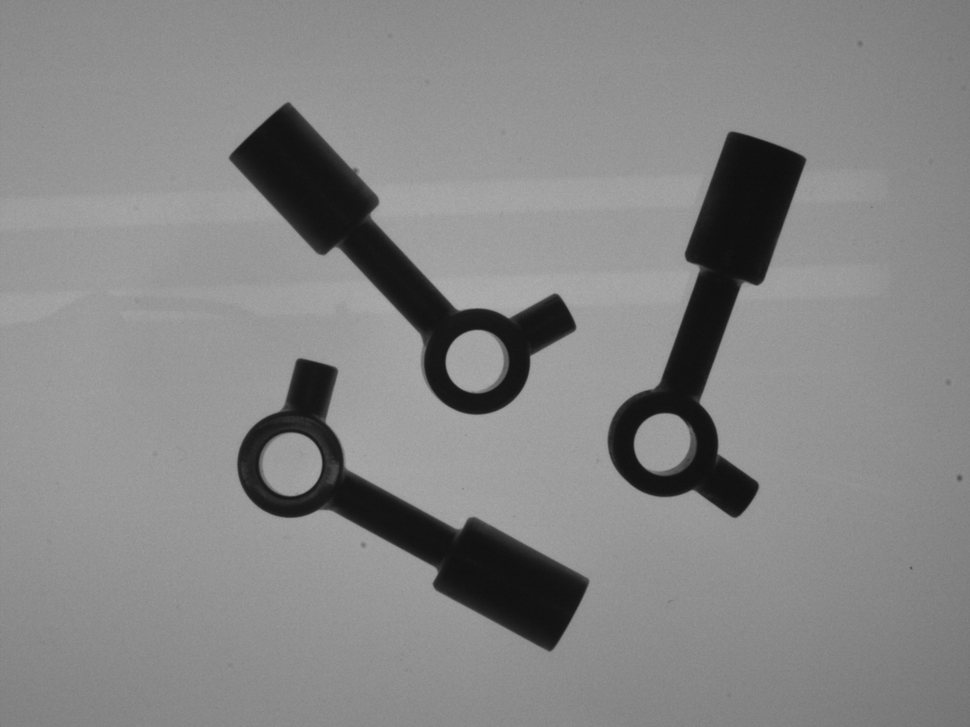
#> input picture data/imgSrc/sample-2.bmp, 970 x 727 px, shrunk from 1296 x 972 before the run
$ python template_matching_base_edges.py
#> lines starting #> are read from the running program, lines starting #| are printed output that depends on the picture; after the words box and inside, x2 and y2 are one past the last pixel; in counts of white or black regions, pixels touching at a corner belong together; long printed decimals are rounded
import cv2
import numpy as np
import imutils as imu

# doc anh va template
sr0 = cv2.imread("data/imgSrc/sample-2.bmp")
#> sr0 is the input picture: shape (727, 970, 3); min 14, max 176, mean 133.3
img_src = cv2.cvtColor(sr0,cv2.COLOR_BGR2GRAY)
blurred = cv2.GaussianBlur(img_src, (3,3), 0)
edges_src = cv2.Canny(blurred, 100, 150)
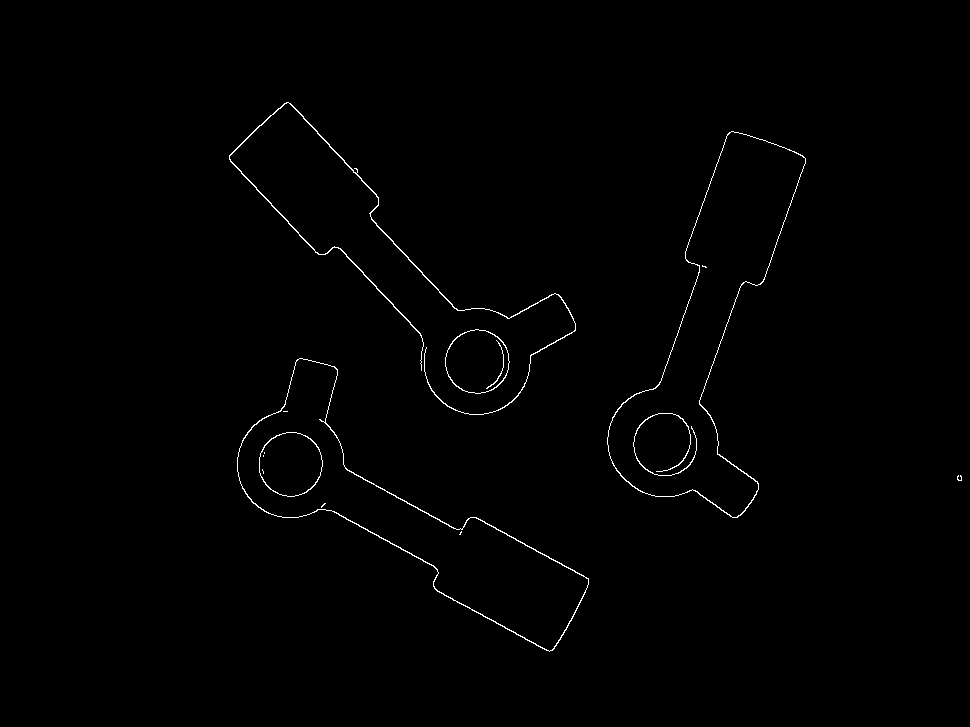
#> edges_src: shape (727, 970); 0.66% white in thin lines or dots, all inside (x1, y1, x2, y2) = (229, 102, 962, 652)


sr1= cv2.imread("data/imgSrc/template.bmp")
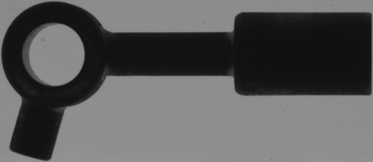
#> input picture data/imgSrc/template.bmp, 373 x 162 px, shrunk from 498 x 216 before the run
#> sr1 is the input picture: shape (162, 373, 3); min 16, max 148, mean 90.7
img_template = cv2.cvtColor(sr1,cv2.COLOR_BGR2GRAY)
blurred = cv2.GaussianBlur(img_template, (3,3), 0)
#> blurred: shape (162, 373)
edges_template = cv2.Canny(blurred, 100, 150)
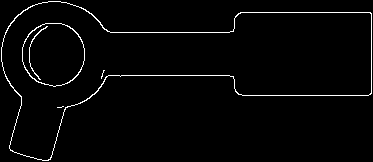
#> edges_template: shape (162, 373); 2.4% white in thin lines or dots
cv2.imshow("edges_template", edges_template)


# list method co the dung khi matching template eval(cv2.TM_CCOEFF),eval(cv2.TM_CCORR_NORMED),eval(cv2.TM_CCORR),eval(cv2.TM_SQDIFF),cv2.TM_SQDIFF_NORMED
method = eval("cv2.TM_CCOEFF_NORMED")
h, w = img_template.shape[::]# căn chỉnh lại so với góc quay
#> h = 162; w = 373
threshold = 0.0
topleft = [0,0]
res_copy = np.zeros_like(edges_src)
best_angel = 0
edges_src_best = np.zeros_like(edges_src)
# resolve angel problem
for i in range(0,360,1):
    edges_src_copy = imu.rotate(edges_src,i)
    res = cv2.matchTemplate(edges_src_copy,edges_template, method)
    # xác dịnh tọa độ và vẽ khung cho template trên ảnh
    minval, maxval, minloc, maxloc = cv2.minMaxLoc(res)
    if(maxval>=threshold):
        res_copy = res
        threshold = maxval
        print(threshold, ':', i)
        edges_src_best = edges_src_copy
        best_angel = i
        topleft = maxloc
#> this loop made 360 passes
#> (minval, maxval, minloc, threshold, topleft) on passes 1, 2, 3, 4, 5, 29, 30: (-0.0174, 0.179, (205, 226), 0.179, (237, 410)), (-0.0201, 0.197, (208, 232), 0.197, (238, 413)), (-0.02, 0.198, (179, 233), 0.198, (240, 417)), (-0.0203, 0.201, (272, 252), 0.201, (242, 420)), (-0.02, 0.203, (204, 263), 0.203, (244, 423)), (-0.022, 0.323, (166, 434), 0.323, (307, 491)), (-0.0215, 0.391, (416, 218), 0.391, (310, 491))
#> (minval, maxval, threshold, topleft) on pass 228: (-0.0229, 0.556, 0.556, (439, 303))
#| 0.1792 : 0
#| 0.1967 : 1
#| 0.1976 : 2
#| 0.2011 : 3
#| 0.2029 : 4
#| 0.323 : 28
#| 0.3909 : 29
#| 0.5561 : 227
#> pass 1, `res = cv2.matchTemplate(edges_src_copy,edges_template, method)`:
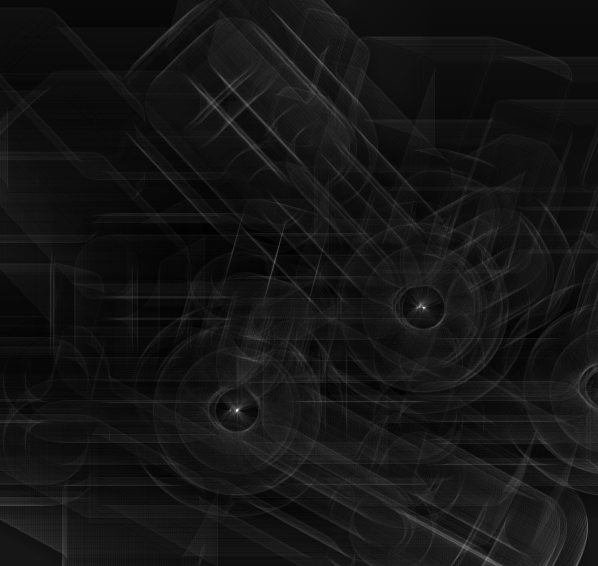
#> res: shape (566, 598) float32; min -0.0174, max 0.179, mean -0.00103; drawn with min black and max white
#> after the loop:
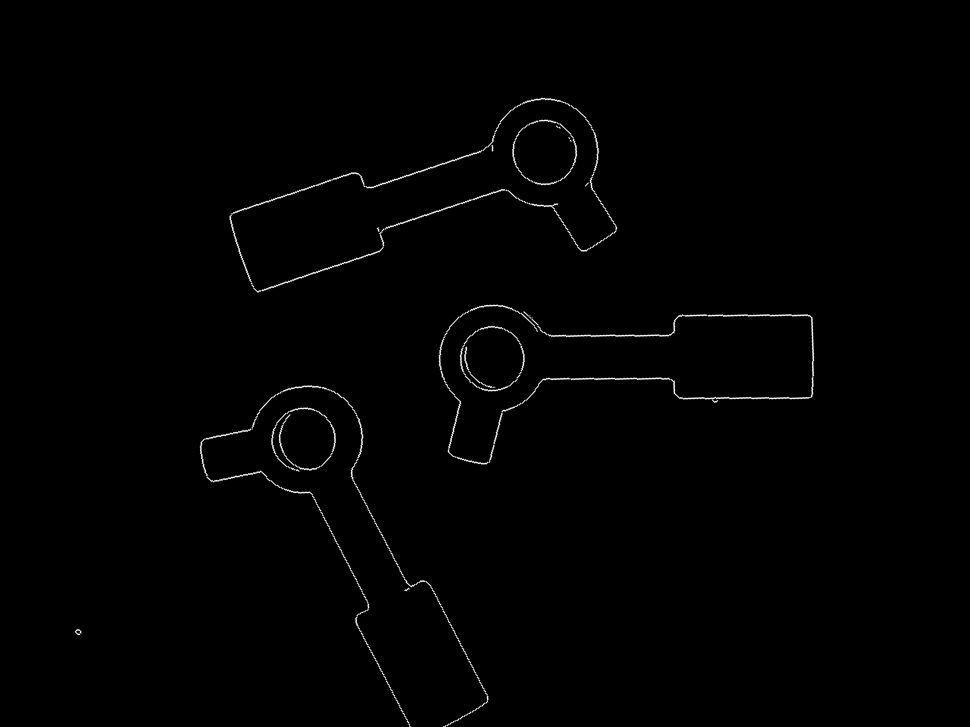
#> edges_src_best: shape (727, 970); min 0, max 255, mean 1.7
#> after the loop:
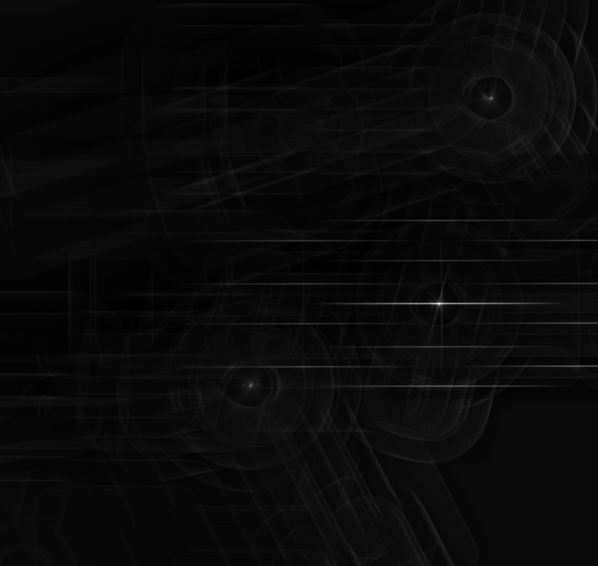
#> res_copy: shape (566, 598) float32; min -0.0229, max 0.556, mean 6.26e-05; drawn with min black and max white
#> after the loop, best_angel = 227; threshold = 0.556

#     de ve hinh chu nhat thi can biet toa do 2 goc cheo
bottomright= (topleft[0]+w,topleft[1]+h)
#> bottomright = (812, 465)

sr0 = imu.rotate(sr0,best_angel)
# cv2.imshow("xoay", team)
cv2.imshow("xoay", edges_src_best)


cv2.rectangle(sr0,topleft,bottomright,(0,255,255),1)
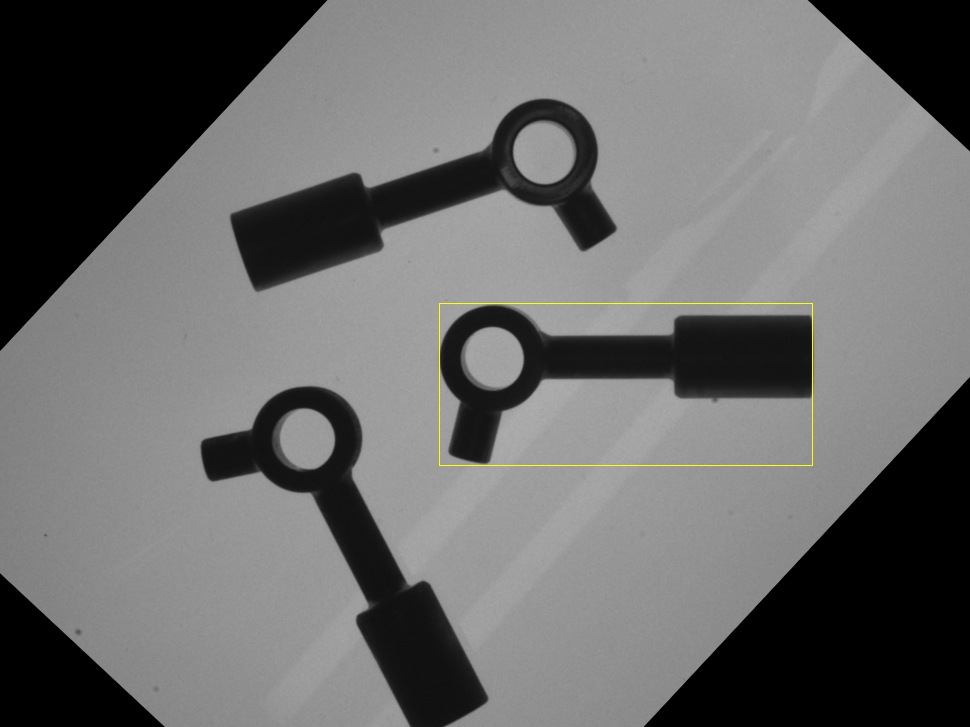
#> sr0: shape (727, 970, 3); mean B, G, R 105.9, 106.3, 106.3

cv2.imshow("dectect",sr0)

cv2.waitKey(0)
cv2. destroyAllWindows
